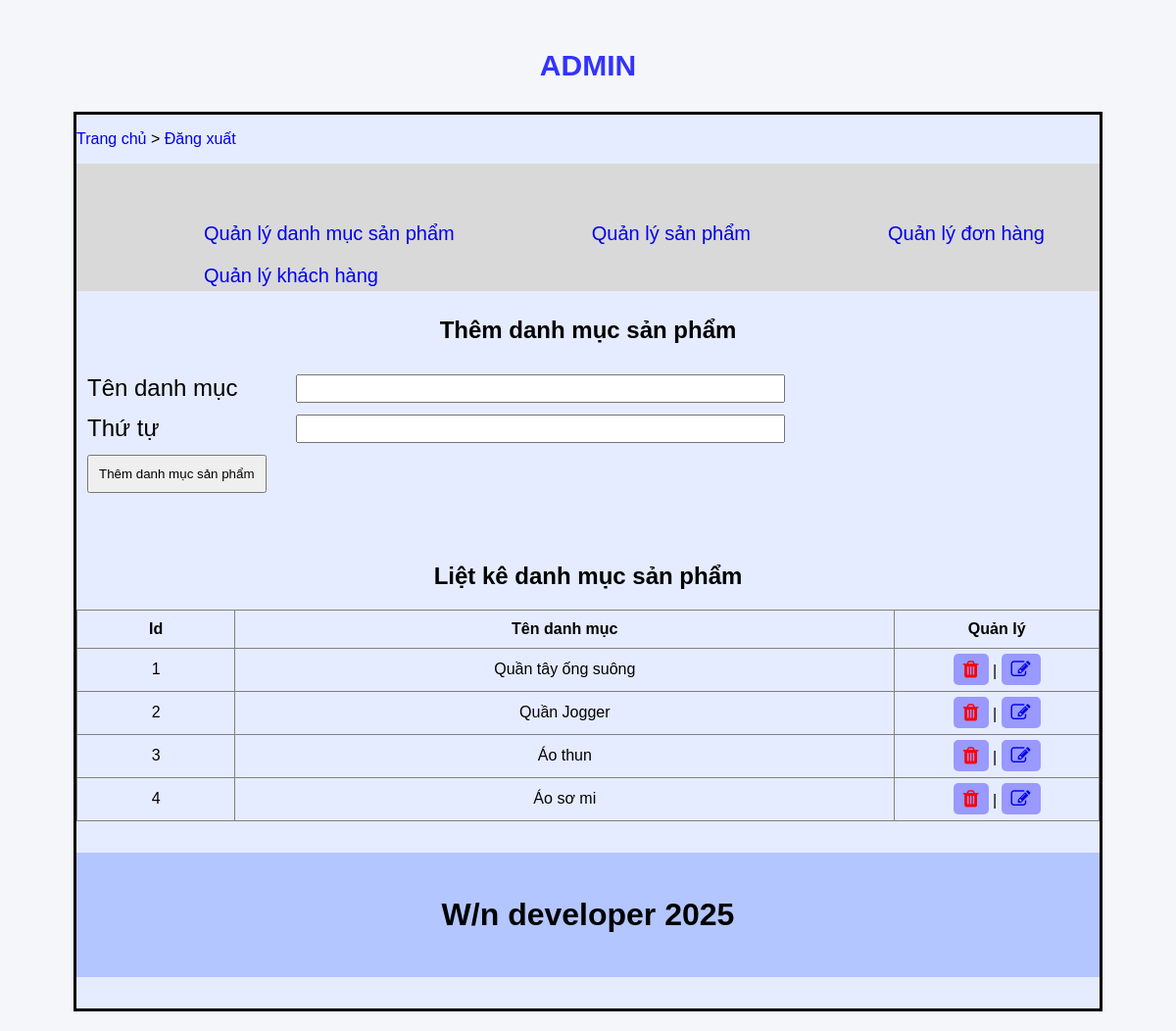
The page /DuAnWeb/admincp/index.php?action=quanlydanhmucsanpham&query=them (signed in) on the database its author committed.
### tables this page shows
CREATE TABLE `tbl_danhmuc` (
  `id_danhmuc` int(11) NOT NULL,
  `tendanhmuc` varchar(100) NOT NULL,
  `thutu` int(11) NOT NULL
);

### DuAnWeb/admincp/modules/quanlydanhmucsp/lietke.php (the view)
<?php
    $sql_lietke_danhmucsp = "SELECT * FROM tbl_danhmuc ORDER BY thutu DESC";
    $query_lietke_danhmucsp = mysqli_query($mysqli,$sql_lietke_danhmucsp);
?>
<h2 style="text-align:center">Liệt kê danh mục sản phẩm</h2>
<table border="1" width="100%" style="border-collapse:collapse">
  <tr>
    <th style="padding:10px">Id</th>
    <th>Tên danh mục</th>
    <th>Quản lý</th>
  </tr>
    <?php
    $i = 0;
    while($row = mysqli_fetch_array($query_lietke_danhmucsp)) {
        $i++;
    ?>
  <tr>
    <td style="text-align:center"><?php echo $i ?></td>
    <td style="text-align:center"><?php echo $row['tendanhmuc'] ?></td>
    <td style="text-align:center; padding:10px; width:20%">
        <a style="text-decoration:none; background-color: #9999ff; padding:5px 10px 5px 10px; border-radius:5px; font-size: 20px;" href="modules/quanlydanhmucsp/xuly.php?iddanhmuc=<?php echo $row['id_danhmuc'] ?>"><i class="fa fa-trash" style="color: red;" aria-hidden="true"></i></a> |
        <a style="text-decoration:none; background-color: #9999ff; padding:5px 10px 5px 10px; border-radius:5px; font-size: 20px;" href="?action=quanlydanhmucsanpham&query=sua&iddanhmuc=<?php echo $row['id_danhmuc'] ?>"><i class="fa fa-pencil-square-o" aria-hidden="true"></i></a>
    </td>
  </tr>
    <?php
    }
    ?>
</table>

### DuAnWeb/admincp/css/style_admincp.css (style rules this page uses)
body { font-family: Arial, sans-serif; background: #f5f6fa; margin: 0; padding: 20px; }

### rows shown on the page
tbl_danhmuc: tendanhmuc "Quần tây ống suông"
tbl_danhmuc: tendanhmuc "Quần Jogger"
tbl_danhmuc: tendanhmuc "Áo thun"
tbl_danhmuc: tendanhmuc "Áo sơ mi"
